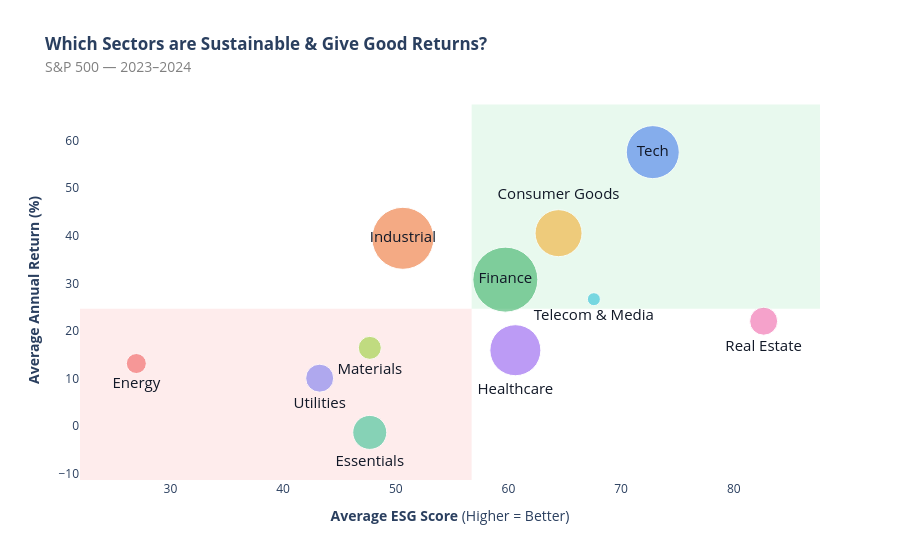

Notebook code cell kept with this figure:
### Markdown cell above
## 9. ESG Performance vs. Financial Returns by Sector

The third research question looks at whether there is a relationship between ESG quality and financial returns. This chart plots average ESG score against average return for each sector, with bubble size representing the number of companies in that sector.

### Code cell
import kaleido
sector_rename = {
    'Information Technology': 'Tech', 'Consumer Discretionary': 'Consumer Goods',
    'Consumer Staples': 'Essentials', 'Communication Services': 'Telecom & Media',
    'Health Care': 'Healthcare', 'Financials': 'Finance',
    'Industrials': 'Industrial', 'Real Estate': 'Real Estate',
    'Materials': 'Materials', 'Energy': 'Energy', 'Utilities': 'Utilities',
}
color_fix = {
    'Tech': 'Technology', 'Consumer Goods': 'Consumer Cyclical',
    'Essentials': 'Consumer Defensive', 'Telecom & Media': 'Communication Services',
    'Healthcare': 'Healthcare', 'Finance': 'Financial Services',
    'Industrial': 'Industrials', 'Real Estate': 'Real Estate',
    'Materials': 'Basic Materials', 'Energy': 'Energy', 'Utilities': 'Utilities',
}

sector_df = (esg.groupby('GICS Sector')
             .agg(totalEsg=('totalEsg','mean'),
                  Return=('Return (%)','mean'),
                  n=('Symbol','count'))
             .reset_index()
             .rename(columns={'Return': 'Return (%)'}))
sector_df['Label'] = sector_df['GICS Sector'].map(sector_rename)

mean_esg = sector_df['totalEsg'].mean()
mean_ret  = sector_df['Return (%)'].mean()

middle = ['Tech','Industrial','Finance']
bottom = ['Telecom & Media','Healthcare','Materials','Utilities','Essentials','Energy','Real Estate']
top    = ['Consumer Goods']

fig = go.Figure()
for subset, pos in [(sector_df[sector_df['Label'].isin(middle)], 'middle center'),
                    (sector_df[sector_df['Label'].isin(bottom)],  'bottom center'),
                    (sector_df[sector_df['Label'].isin(top)],     'top center')]:
    fig.add_trace(go.Scatter(
        x=subset['totalEsg'], y=subset['Return (%)'],
        mode='markers+text', text=subset['Label'],
        textposition=pos,
        marker=dict(size=subset['n'],
                    color=[SECTOR_COLORS.get(color_fix.get(s,s),'#9CA3AF') for s in subset['Label']],
                    opacity=0.5),
        textfont=dict(size=15, color=DARK), showlegend=False))

for x0, y0, x1, y1, fill in [
    (mean_esg, mean_ret, sector_df['totalEsg'].max()+5,  sector_df['Return (%)'].max()+10,  'rgba(34,197,94,0.1)'),
    (sector_df['totalEsg'].min()-5, sector_df['Return (%)'].min()-10, mean_esg, mean_ret, 'rgba(239,68,68,0.1)'),
]:
    fig.add_shape(type='rect', x0=x0, y0=y0, x1=x1, y1=y1,
                  fillcolor=fill, line_width=0, layer='below')

fig.update_layout(
    title=dict(text='<b>Which Sectors are Sustainable & Give Good Returns?</b><br>'
               '<span style="font-size:14px;color:gray">S&P 500 — 2023–2024 </span>',
               x=0.05, xanchor='left'),
    xaxis_title='<b>Average ESG Score</b> (Higher = Better)',
    yaxis_title='<b>Average Annual Return (%)</b>',
    plot_bgcolor='white', paper_bgcolor='white',
    margin=dict(t=100), showlegend=False
)
fig.update_xaxes(showgrid=False, zeroline=False)
fig.update_yaxes(showgrid=False, zeroline=False)
fig.write_image(f'{GRAPHS_DIR}/fig_esg_vs_returns.png')
fig.show()

### Figure 1 — Plotly figure (JSON) as saved in the notebook; plotly's stock layout.template omitted (floating-point values rounded to 4 significant figures)
{"data": [{"marker": {"color": ["#16A34A", "#EA580C", "#2563EB"], "opacity": 0.5, "size": [65, 62, 53]}, "mode": "markers+text", "showlegend": false, "text": ["Finance", "Industrial", "Tech"], "textfont": {"color": "#111827", "size": 15}, "textposition": "middle center", "type": "scatter", "x": [59.73, 50.63, 72.81], "y": [30.79, 39.48, 57.59]}, {"marker": {"color": ["#06B6D4", "#10B981", "#EF4444", "#7C3AED", "#84CC16", "#EC4899", "#6366F1"], "opacity": 0.5, "size": [13, 34, 20, 51, 23, 28, 28]}, "mode": "markers+text", "showlegend": false, "text": ["Telecom & Media", "Essentials", "Energy", "Healthcare", "Materials", "Real Estate", "Utilities"], "textfont": {"color": "#111827", "size": 15}, "textposition": "bottom center", "type": "scatter", "x": [67.58, 47.69, 26.98, 60.62, 47.7, 82.65, 43.25], "y": [26.69, -1.31, 13.17, 15.96, 16.45, 22.06, 10.09]}, {"marker": {"color": ["#F59E0B"], "opacity": 0.5, "size": [47]}, "mode": "markers+text", "showlegend": false, "text": ["Consumer Goods"], "textfont": {"color": "#111827", "size": 15}, "textposition": "top center", "type": "scatter", "x": [64.45], "y": [40.56]}], "layout": {"margin": {"t": 100}, "paper_bgcolor": "white", "plot_bgcolor": "white", "shapes": [{"fillcolor": "rgba(34,197,94,0.1)", "layer": "below", "line": {"width": 0}, "type": "rect", "x0": 56.74, "x1": 87.65, "y0": 24.68, "y1": 67.59}, {"fillcolor": "rgba(239,68,68,0.1)", "layer": "below", "line": {"width": 0}, "type": "rect", "x0": 21.98, "x1": 56.74, "y0": -11.31, "y1": 24.68}], "showlegend": false, "title": {"text": "<b>Which Sectors are Sustainable & Give Good Returns?</b><br><span style=\"font-size:14px;color:gray\">S&P 500 — 2023–2024 </span>", "x": 0.05, "xanchor": "left"}, "xaxis": {"showgrid": false, "title": {"text": "<b>Average ESG Score</b> (Higher = Better)"}, "zeroline": false}, "yaxis": {"showgrid": false, "title": {"text": "<b>Average Annual Return (%)</b>"}, "zeroline": false}}}
